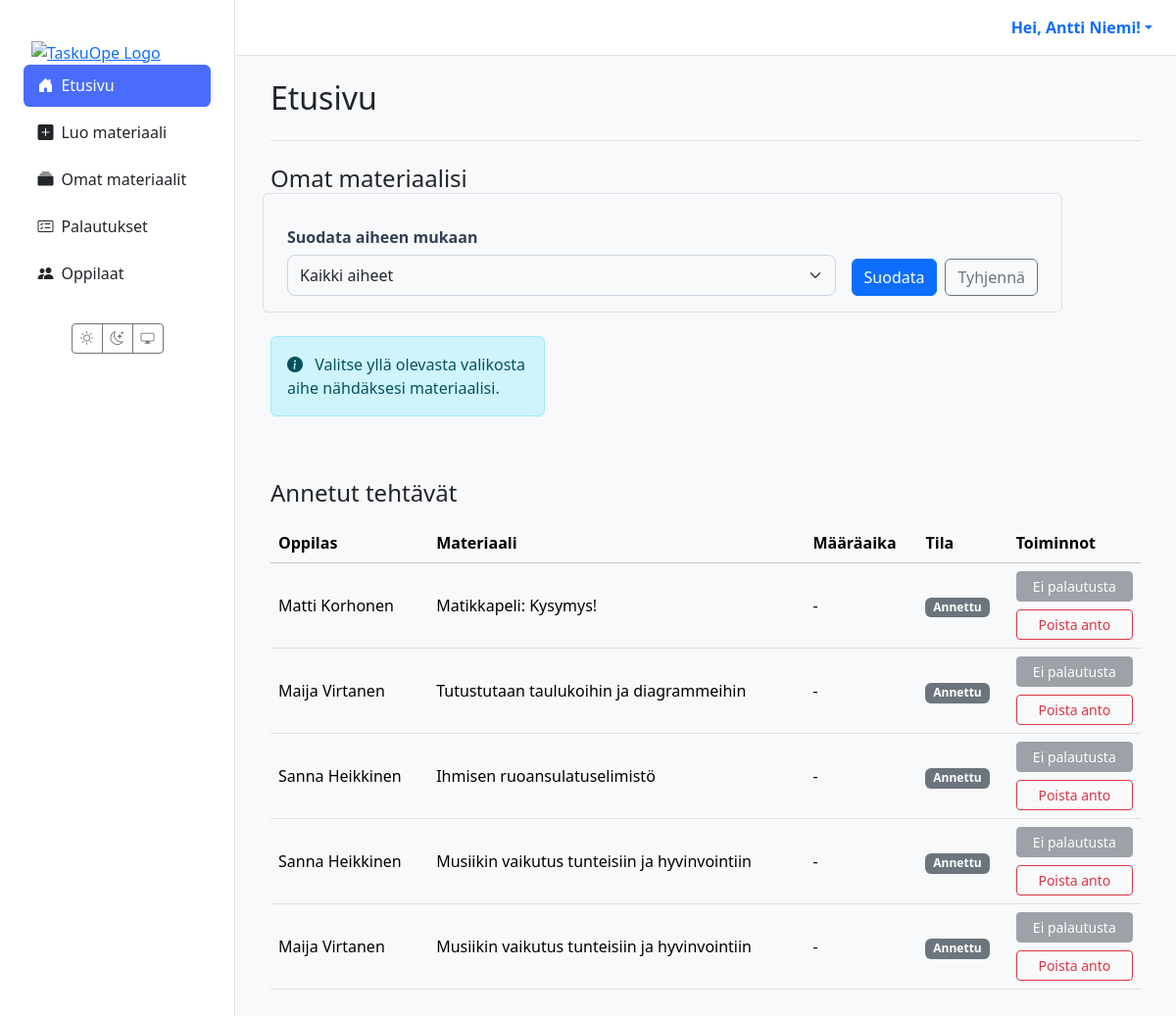
The app's page / (signed in) with its own data.
### users/models.py (models this page shows, shortened)
class CustomUser(AbstractUser):
    class Role(models.TextChoices):
        TEACHER = 'TEACHER', 'Teacher'
        STUDENT = 'STUDENT', 'Student'
    role = models.CharField(max_length=50, choices=Role.choices, default=Role.STUDENT)
    grade_class = models.PositiveSmallIntegerField(
        verbose_name="Luokka-aste",
        null=True,
        blank=True,
        choices=[(i, f"{i}. luokka") for i in range(1, 7)]
    )
    profile_image = models.ImageField(
        verbose_name="Profiilikuva",
        upload_to='profile_pics/',
        null=True,
        blank=True
    )

### materials/models.py (models this page shows, shortened)
class Assignment(models.Model):
    class Status(models.TextChoices):
        ASSIGNED = "ASSIGNED", _("Annettu")
        IN_PROGRESS = "IN_PROGRESS", _("Kesken")
        SUBMITTED = "SUBMITTED", _("Palautettu")
        GRADED = "GRADED", _("Arvioitu")
    id = models.UUIDField(primary_key=True, default=uuid.uuid4, editable=False)
    material = models.ForeignKey(Material, on_delete=models.CASCADE, verbose_name=_("Materiaali"))
    student = models.ForeignKey(
        settings.AUTH_USER_MODEL,
        related_name='assignments',
        on_delete=models.CASCADE,
        limit_choices_to={'role': 'STUDENT'},
        verbose_name=_("Oppilas"),
    )
    assigned_by = models.ForeignKey(
        settings.AUTH_USER_MODEL,
        related_name='assigned_tasks',
        on_delete=models.CASCADE,
        limit_choices_to={'role': 'TEACHER'},
        verbose_name=_("Antanut opettaja"),
    )
    due_at = models.DateTimeField(null=True, blank=True, verbose_name=_("Määräaika"))
    status = models.CharField(max_length=20, choices=Status.choices, default=Status.ASSIGNED, verbose_name=_("Tila"))
    draft_response = models.TextField(blank=True, null=True, verbose_name=_("Luonnosvastaus"))
    created_at = models.DateTimeField(auto_now_add=True, verbose_name=_("Luotu"))
    class Meta:
        constraints = [
            models.UniqueConstraint(fields=['material', 'student'], name='unique_assignment_per_student'),
        ]
        indexes = [
            models.Index(fields=['status']),
            models.Index(fields=['due_at']),
            models.Index(fields=['student']),
            models.Index(fields=['assigned_by']),
        ]
        verbose_name = _("Tehtävänanto")
        verbose_name_plural = _("Tehtävänannot")

class Material(models.Model):
    class MaterialType(models.TextChoices):
        TASK = 'tehtävä', _('Tehtävä')
        LEARNING_MATERIAL = 'oppimateriaali', _('Oppimateriaali')
        TEST = 'testi', _('Testi')
        EXAM = 'koe', _('Koe')
        GAME = 'peli', _('Peli')
    class Status(models.TextChoices):
        DRAFT = 'DRAFT', _('Luonnos')
        PENDING_APPROVAL = 'PENDING', _('Odottaa hyväksyntää')
        APPROVED = 'APPROVED', _('Hyväksytty')
        REJECTED = 'REJECTED', _('Hylätty')
    GRADE_CHOICES = [(str(i), f"{i}. luokka") for i in range(1, 7)]
    id = models.UUIDField(primary_key=True, default=uuid.uuid4, editable=False)
    title = models.CharField(max_length=255, verbose_name=_("Otsikko"))
    content = models.TextField(
        verbose_name=_("Sisältö"),
        help_text=_("Raakasisältö, esim. AI:n tuottama teksti.")
    )
    structured_content = models.JSONField(
        null=True,
        blank=True,
        verbose_name=_("Jäsennelty sisältö"),
        help_text=_("Esim. monivalinnat tai tehtävän rakenne JSON-muodossa.")
    )
    material_type = models.CharField(
        max_length=50,
        choices=MaterialType.choices,
        default=MaterialType.TASK,
        verbose_name=_("Materiaalin tyyppi"),
    )
    subject = models.CharField(max_length=100, null=True, blank=True, verbose_name=_("Aine"))
    grade_level = models.CharField(
        max_length=20,
        choices=GRADE_CHOICES,
        null=True,
        blank=True,
        verbose_name=_("Luokka-aste"),
    )
    audience = models.JSONField(
        null=True,
        blank=True,
        verbose_name=_("Kohderyhmä"),
        help_text=_("Esim. {'learning_styles': ['visuaalinen'], 'languages': ['fi']}")
    )
    author = models.ForeignKey(
        settings.AUTH_USER_MODEL,
        related_name='authored_materials',
        on_delete=models.CASCADE,
        limit_choices_to={'role': 'TEACHER'},
        verbose_name=_("Tekijä (opettaja)"),
    )
    prompt = models.ForeignKey(
        Prompt,
        on_delete=models.SET_NULL,
        null=True,
        blank=True,
        verbose_name=_("Kehoite"),
    )
    status = models.CharField(
        max_length=50,
        choices=Status.choices,
        default=Status.DRAFT,
        verbose_name=_("Tila"),
    )
    version = models.IntegerField(default=1, verbose_name=_("Versio"))
    parent = models.ForeignKey(
        'self',
        on_delete=models.SET_NULL,
        null=True,
        blank=True,
        related_name='versions',
        verbose_name=_("Edellinen versio"),
    )
    created_at = models.DateTimeField(auto_now_add=True, verbose_name=_("Luotu"))
    updated_at = models.DateTimeField(auto_now=True, verbose_name=_("Päivitetty"))
    class Meta:
        verbose_name = _("Materiaali")
        verbose_name_plural = _("Materiaalit")

### materials/views/main.py (the view)
# urls.py: path("", views.dashboard_view, name='dashboard'),
@login_required(login_url='kirjaudu')
def dashboard_view(request):
    user = request.user
    if user.role == 'TEACHER':
        return teacher_dashboard_view(request)
    elif user.role == 'STUDENT':
        return student_dashboard_view(request)
    return redirect('kirjaudu')

### templates/dashboard/teacher.html (shortened to what this page needs)
{% extends 'partials/base.html' %}
{% load static %}
{% block content %}
<div class="container-fluid">
  <div class="mb-4 border-bottom pb-3">
    <h1 class="h2">Etusivu</h1>
  </div>
  <section class="materials-list mb-5">
    <h2 class="h4 mb-3">Omat materiaalisi</h2>
    <div style="max-width: 800px;" class="mb-4">
      <form method="get" class="row g-3 align-items-end p-3 rounded border">
        <div class="col-md">
          <label for="subject-filter" class="form-label fw-bold">Suodata aiheen mukaan</label>
          <select name="subject" id="subject-filter" class="form-select">
            <option value="">Kaikki aiheet</option>
          </select>
        </div>
        <div class="col-md-auto">
          <div class="d-flex gap-2">
            <button type="submit" class="btn btn-primary">Suodata</button>
            <a href="{% url 'dashboard' %}" class="btn btn-outline-secondary">Tyhjennä</a>
          </div>
        </div>
      </form>
    </div>
    <div class="row row-cols-1 row-cols-md-2 row-cols-xl-3 g-4">
      {% for m in materials %}
      <div class="col">
        <div class="card material-card h-100">
          <div class="card-body d-flex flex-column">
            <div class="mb-2">
              <span class="badge badge-status-{{ m.status }}">{{ m.get_status_display }}</span>
              <span class="badge bg-secondary fw-normal">v{{ m.version }}</span>
            </div>
            <h5 class="card-title mt-1">{{ m.title }}</h5>
            <p class="card-subtitle mb-3 text-muted">
              <i class="bi bi-tag me-1"></i>{{ m.subject|default:'Ei määritelty' }}
            </p>
            <div class="card-actions mt-auto pt-3">
              <a class="btn btn-sm btn-primary" href="{% url 'material_detail' material_id=m.id %}">Avaa</a>
              <a class="btn btn-sm btn-outline-secondary" href="{% url 'view_submissions' material_id=m.id %}">Palautukset</a>
              <a class="btn btn-sm btn-outline-success" href="{% url 'material_edit' material_id=m.id %}">Muokkaa</a>
              <a class="btn btn-sm btn-outline-info" href="{% url 'assign_material' material_id=m.id %}">Anna</a>
              <button type="button" class="btn btn-sm btn-outline-danger" data-bs-toggle="modal" data-bs-target="#confirmDeleteModal" data-title="{{ m.title }}" data-action="{% url 'delete_material' material_id=m.id %}">
                Poista
              </button>
            </div>
          </div>
        </div>
      </div>
      {% empty %}
      <div class="col-12">
        <div class="alert alert-info" role="alert">
          {% if selected_subject %}
            Ei materiaaleja valitulla aiheella.
          {% else %}
            <i class="bi bi-info-circle-fill me-2"></i>
            Valitse yllä olevasta valikosta aihe nähdäksesi materiaalisi.
          {% endif %}
        </div>
      </div>
      {% endfor %}
    </div>
  </section>
  <section class="assignments-list" id="annetut-tehtavat">
    <h2 class="h4 mb-3">Annetut tehtävät</h2>
    <table class="table table-hover align-middle tasks">
      <thead class="table-light">
        <tr>
          <th scope="col">Oppilas</th>
          <th scope="col">Materiaali</th>
          <th scope="col">Määräaika</th>
          <th scope="col">Tila</th>
          <th scope="col">Toiminnot</th>
        </tr>
      </thead>
      <tbody>
        {% for assignment in assignments %}
        <tr>
          <td data-label="Oppilas">{{ assignment.student.get_full_name|default:assignment.student.username }}</td>
          <td data-label="Materiaali">{{ assignment.material.title }}</td>
          <td data-label="Määräaika">{{ assignment.due_at|date:"d.m.Y H:i"|default:"-" }}</td>
          <td data-label="Tila">
            <span class="badge
              {% if assignment.status == 'GRADED' %}bg-success
              {% elif assignment.status == 'SUBMITTED' %}bg-primary
              {% elif assignment.status == 'IN_PROGRESS' %}bg-warning text-dark
              {% else %}bg-secondary{% endif %}">
              {{ assignment.get_status_display }}
            </span>
          </td>
          <td data-label="Toiminnot" class="d-grid gap-2">
            {% with sub=assignment.submissions.last %}
              {% if sub %}
                <a class="btn btn-sm btn-primary" href="{% url 'grade_submission' submission_id=sub.id %}">
                  Tarkastele palautusta
                </a>
              {% else %}
                <button class="btn btn-sm btn-secondary" disabled>Ei palautusta</button>
              {% endif %}
            {% endwith %}
            <button type="button"
                    class="btn btn-sm btn-outline-danger"
                    data-bs-toggle="modal"
                    data-bs-target="#confirmUnassignModal"
                    data-title="{{ assignment.material.title }} – {{ assignment.student.get_full_name|default:assignment.student.username }}"
                    data-action="{% url 'unassign' assignment_id=assignment.id %}">
              Poista anto
            </button>
          </td>
        </tr>
        {% empty %}
        <tr>
          <td colspan="5" class="text-center">
            <div class="alert alert-secondary mb-0">Et ole vielä antanut yhtään tehtävää.</div>
          </td>
        </tr>
        {% endfor %}
      </tbody>
    </table>
  </section>
</div>
{% endblock %}

### templates/partials/base.html (shortened to what this page needs)
{% load static %}
<!DOCTYPE html>
<html lang="fi" data-bs-theme="light">
<head>
  <link href="https://cdn.jsdelivr.net/npm/bootstrap@5.3.2/dist/css/bootstrap.min.css" rel="stylesheet">
  <link rel="stylesheet" href="https://cdn.jsdelivr.net/npm/bootstrap-icons@1.11.3/font/bootstrap-icons.min.css">
  <link rel="stylesheet" href="{% static 'css/style.css' %}">
</head>
<body>
  <div class="main-layout-container">
    <aside class="sidebar d-none d-lg-flex flex-column">
      <div class="flex-column w-100">
        <a href="{% url 'dashboard' %}" class="px-3 pt-3 d-block"><img src="{% static 'images/logo1.png' %}" alt="TaskuOpe Logo" class="img-fluid"></a>
        {% with nm=request.resolver_match.url_name %}
        <nav class="nav nav-pills flex-column mb-4 px-2">
          <a href="{% url 'dashboard' %}" class="nav-link {% if nm == 'dashboard' %}active{% endif %}"><i class="bi bi-house-door-fill me-2"></i>Etusivu</a>
          {% if request.user.is_authenticated and request.user.role == 'STUDENT' %}
            <a href="{% url 'student_assignments' %}" class="nav-link {% if nm == 'student_assignments' %}active{% endif %}"><i class="bi bi-list-check me-2"></i>Omat tehtävät</a>
            <a href="{% url 'student_games' %}" class="nav-link {% if nm == 'student_games' %}active{% endif %}"><i class="bi bi-controller me-2"></i>Pelit</a>
            <a href="{% url 'student_grades' %}" class="nav-link {% if nm == 'student_grades' %}active{% endif %}"><i class="bi bi-award me-2"></i>Palautukset & arvioinnit</a>
          {% elif request.user.is_authenticated and request.user.role == 'TEACHER' %}
            <a href="{% url 'create_material' %}" class="nav-link {% if nm == 'create_material' %}active{% endif %}"><i class="bi bi-plus-square-fill me-2"></i>Luo materiaali</a>
            <a href="{% url 'material_list' %}" class="nav-link {% if nm == 'material_list' %}active{% endif %}"><i class="bi bi-collection-fill me-2"></i>Omat materiaalit</a>
            <a href="{% url 'view_all_submissions' %}" class="nav-link {% if nm == 'view_all_submissions' %}active{% endif %}"><i class="bi bi-card-checklist me-2"></i>Palautukset</a>
            <a href="{% url 'teacher_student_list' %}" class="nav-link {% if nm == 'teacher_student_list' %}active{% endif %}"><i class="bi bi-people-fill me-2"></i>Oppilaat</a>
          {% endif %}
        </nav>
        {% endwith %}
        <div class="mt-auto text-center pb-3">
          <div class="btn-group"><button id="theme-light" class="btn btn-outline-secondary btn-sm"><i class="bi bi-sun"></i></button><button id="theme-dark" class="btn btn-outline-secondary btn-sm"><i class="bi bi-moon-stars"></i></button><button id="theme-system" class="btn btn-outline-secondary btn-sm"><i class="bi bi-display"></i></button></div>
        </div>
      </div>
    </aside>
    <div class="main-content-wrapper">
      <header class="main-header d-none d-lg-flex justify-content-end align-items-center px-4 py-3">
        <div class="dropdown">
          <a href="#" class="d-flex align-items-center text-decoration-none dropdown-toggle" data-bs-toggle="dropdown">
            <strong>Hei, {{ user.get_full_name|default:user.username }}!</strong>
          </a>
        </div>
      </header>
      <main class="page-content">
        {% block content %}{% endblock %}
      </main>
    </div>
  </div>
</body>
</html>

### TaskuOpe/static/css/style.css (style rules this page uses)
:root { --sidebar-width: 240px; }
[data-bs-theme="light"] { --bg-color: #f8f9fa; --card-bg-color: #ffffff; --text-color: #212529; --border-color: #dee2e6; --bs-body-bg: var(--bg-color); --bs-body-color: var(--text-color); --bs-border-color: var(--border-color); --bs-card-bg: var(--card-bg-color); }
html, body { height: 100%; overflow: hidden; }
.main-layout-container { display: flex; flex-direction: row; height: 100%; width: 100%; background-color: var(--bs-body-bg); }
.sidebar { width: var(--sidebar-width); flex-shrink: 0; height: 100vh; overflow-y: auto; background-color: var(--card-bg-color); border-right: 1px solid var(--border-color); padding: 1.5rem 1rem; }
.main-content-wrapper { flex-grow: 1; display: flex; flex-direction: column; height: 100vh; overflow: hidden; }
.main-header { flex-shrink: 0; background-color: var(--card-bg-color); border-bottom: 1px solid var(--border-color); padding: 0.75rem 1.5rem; }
.page-content { flex-grow: 1; overflow-y: auto; padding: 1.5rem; }
.sidebar .nav-link { color: var(--text-color); font-weight: 500; padding: 0.6rem 0.9rem; border-radius: 0.4rem; margin-bottom: 0.3rem; transition: background 0.2s; }
.sidebar .nav-link.active { background-color: #4a6cfd; color: #fff; }
.form-label { font-weight: 600; margin-bottom: 6px; color: #334155; }
.form-control, .form-select { border: 1px solid #cbd5e1; padding: 8px 12px; border-radius: 8px; transition: border-color 0.2s, box-shadow 0.2s; }
:root { --taskuope-font-sans: system-ui, -apple-system, "Segoe UI", Roboto, "Helvetica Neue", Arial, sans-serif; }

### records on screen
CustomUser: get_full_name "Antti Niemi"
Assignment: student.get_full_name "Matti Korhonen", material "Matikkapeli: Kysymys!", due_at "-", status "Annettu"
Assignment: student.get_full_name "Maija Virtanen", material "Tutustutaan taulukoihin ja diagrammeihin", due_at "-", status "Annettu"
Assignment: student.get_full_name "Sanna Heikkinen", material "Ihmisen ruoansulatuselimistö", due_at "-", status "Annettu"
Assignment: student.get_full_name "Sanna Heikkinen", material "Musiikin vaikutus tunteisiin ja hyvinvointiin", due_at "-", status "Annettu"
Assignment: student.get_full_name "Maija Virtanen", material "Musiikin vaikutus tunteisiin ja hyvinvointiin", due_at "-", status "Annettu"
